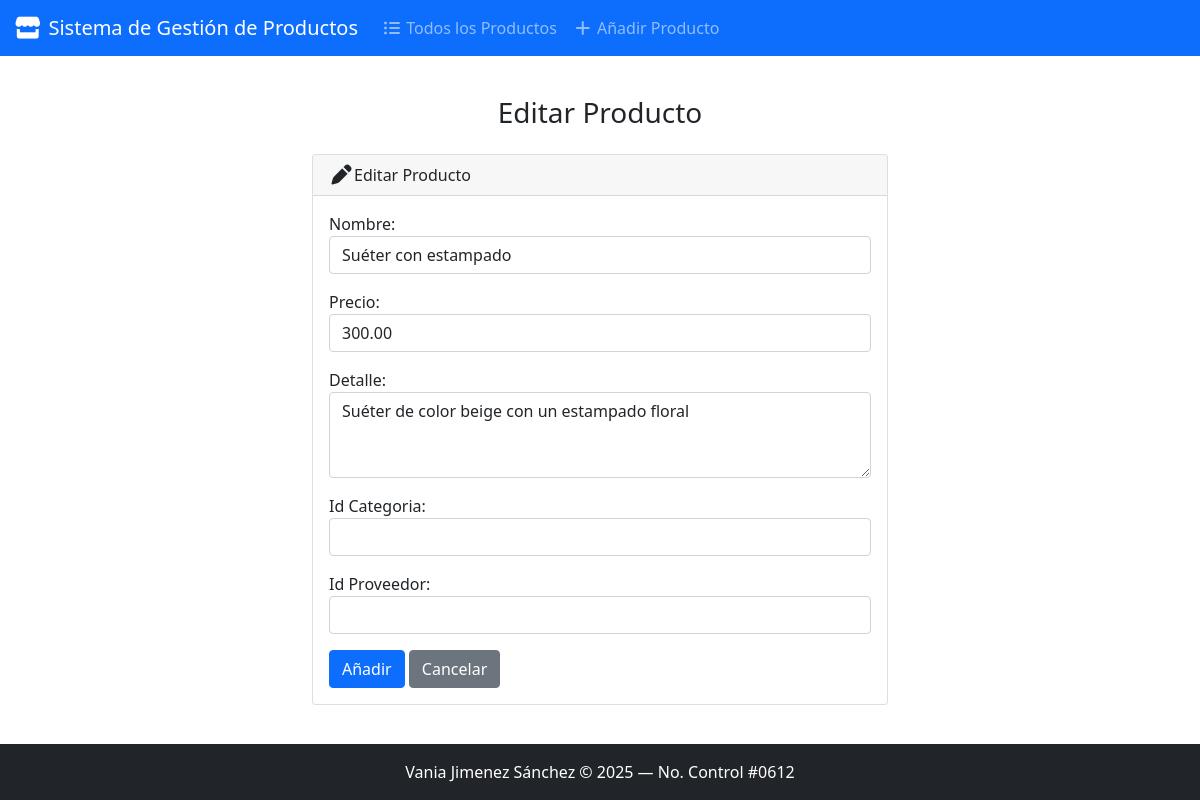
Page /edit/4/ on the committed database.
### productos/models.py (models this page shows, shortened)
class Producto(models.Model):
    id_producto = models.AutoField(primary_key=True)
    nombre = models.CharField(max_length=50)
    precio = models.DecimalField(max_digits=10, decimal_places=2)
    detalle = models.CharField(max_length=100)
    id_categoria = models.IntegerField()
    id_proveedor = models.IntegerField()

### productos/views.py (the view)
# urls.py: path('edit/<int:id>/', views.edit, name='edit'),
def edit(request, id):
    producto = get_object_or_404(Producto, pk=id)
    success = False
    if request.method == 'POST':
        form = ProductoForm(request.POST, instance=producto)
        if form.is_valid():
            form.save()
            success = True
    else:
        form = ProductoForm(instance=producto)
    return render(request, 'productos/edit.html', {
        'form': form,
        'success': success
    })

### productos/forms.py
class ProductoForm(forms.ModelForm):
    class Meta:
        model = Producto
        fields = ['nombre', 'precio', 'detalle', 'id_categoria', 'id_proveedor']
        labels = {
            'nombre': 'Nombre',
            'precio': 'Precio',
            'detalle': 'Detalle',
            'id_categoria': 'Id Categoria',
            'id_proveedor': 'Id Proveedor',
        }
        widgets = {
            'nombre': forms.TextInput(attrs={'class': 'form-control'}),
            'precio': forms.NumberInput(attrs={'class': 'form-control'}),
            'detalle': forms.Textarea(attrs={'class': 'form-control', 'rows': 3}),
            'id_categoria': forms.Select(attrs={'class': 'form-control'}),
            'id_proveedor': forms.Select(attrs={'class': 'form-control'}),
        }

### productos/templates/productos/edit.html (shortened to what this page needs)
{% extends "productos/base.html" %}
{% block body %}
<h3 class="text-center m-4">Editar Producto</h3>
<div class="row justify-content-center">
    <div class="col-6">
        <div class="card mb-3">
            <div class="card-header">
                <i class="fa-solid fa-pen fa-lg"></i>Editar Producto</div>
            <div class="card-body">
                <form method="POST">
                    {{ form.as_p }}
                    <button type="submit" class="btn btn-primary">Añadir</button>
                    <a href="{% url 'index' %}" class="btn btn-secondary">Cancelar</a>
                </form>
            </div>
        </div>
    </div>
</div>
{% endblock %}

### rows in the picture
Producto: nombre "Suéter con estampado", precio "300.00", detalle "Suéter de color beige con un estampado floral"
